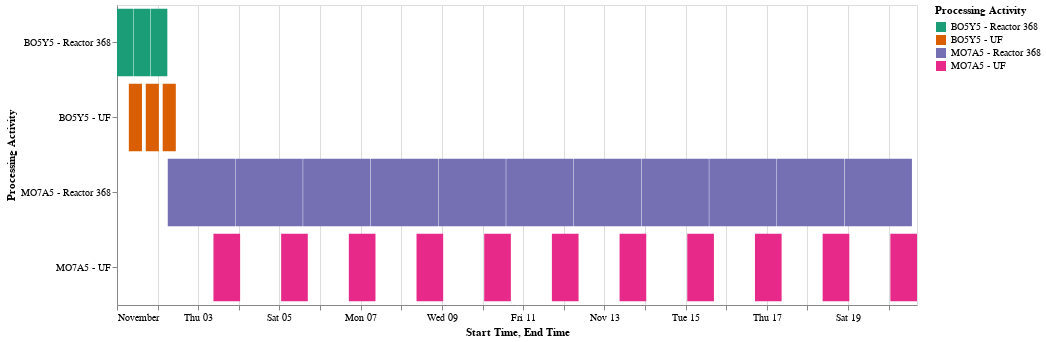

Notebook code cell kept with this figure:
### Code cell
from datetime import datetime, timedelta
start_time = datetime(2022, 11, 1)

import altair as alt
import datetime as dt
import pandas as pd


alt.renderers.enable('jupyterlab')

data = pd.DataFrame()
from_data = []
to_data = []
activity_data = []


for min_id, mach_vals in out.items():
    for mach_id, job_vals in mach_vals.items():
        for job_id, job_interval in job_vals.items():
            activity = f'{min_id} - {mach_id}'
            begin = start_time + timedelta(hours = job_interval[0])
            end = start_time + timedelta(hours = job_interval[1]-.25)
            from_data.append((begin))
            to_data.append((end))
            activity_data.append(activity)
            
data['Start Time'] = from_data
data['End Time'] = to_data
data['Processing Activity'] = activity_data


alt.Chart(data).mark_bar().encode(
    x='Start Time',
    x2='End Time',
    y='Processing Activity',
    color=alt.Color('Processing Activity', scale=alt.Scale(scheme='dark2'))
).properties(
    width=800,
    height=300
)

### Figure 1 — Vega-Lite specification as saved in the notebook (floating-point values rounded to 4 significant figures)
{"$schema": "https://vega.github.io/schema/vega-lite/v4.17.0.json", "config": {"view": {"continuousHeight": 300, "continuousWidth": 400}}, "data": {"name": "data-d2290058e101a531d8439a31fb2dbdf0"}, "datasets": {"data-d2290058e101a531d8439a31fb2dbdf0": [{"End Time": "2022-11-01T09:45:00", "Processing Activity": "BO5Y5 - Reactor 368", "Start Time": "2022-11-01T00:00:00"}, {"End Time": "2022-11-01T19:45:00", "Processing Activity": "BO5Y5 - Reactor 368", "Start Time": "2022-11-01T10:00:00"}, {"End Time": "2022-11-02T05:45:00", "Processing Activity": "BO5Y5 - Reactor 368", "Start Time": "2022-11-01T20:00:00"}, {"End Time": "2022-11-01T14:45:00", "Processing Activity": "BO5Y5 - UF", "Start Time": "2022-11-01T07:00:00"}, {"End Time": "2022-11-02T00:45:00", "Processing Activity": "BO5Y5 - UF", "Start Time": "2022-11-01T17:00:00"}, {"End Time": "2022-11-02T10:45:00", "Processing Activity": "BO5Y5 - UF", "Start Time": "2022-11-02T03:00:00"}, {"End Time": "2022-11-03T21:45:00", "Processing Activity": "MO7A5 - Reactor 368", "Start Time": "2022-11-02T06:00:00"}, {"End Time": "2022-11-05T13:45:00", "Processing Activity": "MO7A5 - Reactor 368", "Start Time": "2022-11-03T22:00:00"}, {"End Time": "2022-11-07T05:45:00", "Processing Activity": "MO7A5 - Reactor 368", "Start Time": "2022-11-05T14:00:00"}, {"End Time": "2022-11-08T21:45:00", "Processing Activity": "MO7A5 - Reactor 368", "Start Time": "2022-11-07T06:00:00"}, {"End Time": "2022-11-10T13:45:00", "Processing Activity": "MO7A5 - Reactor 368", "Start Time": "2022-11-08T22:00:00"}, {"End Time": "2022-11-12T05:45:00", "Processing Activity": "MO7A5 - Reactor 368", "Start Time": "2022-11-10T14:00:00"}, {"End Time": "2022-11-13T21:45:00", "Processing Activity": "MO7A5 - Reactor 368", "Start Time": "2022-11-12T06:00:00"}, {"End Time": "2022-11-15T13:45:00", "Processing Activity": "MO7A5 - Reactor 368", "Start Time": "2022-11-13T22:00:00"}, {"End Time": "2022-11-17T05:45:00", "Processing Activity": "MO7A5 - Reactor 368", "Start Time": "2022-11-15T14:00:00"}, {"End Time": "2022-11-18T21:45:00", "Processing Activity": "MO7A5 - Reactor 368", "Start Time": "2022-11-17T06:00:00"}, {"End Time": "2022-11-20T13:45:00", "Processing Activity": "MO7A5 - Reactor 368", "Start Time": "2022-11-18T22:00:00"}, {"End Time": "2022-11-04T00:45:00", "Processing Activity": "MO7A5 - UF", "Start Time": "2022-11-03T09:00:00"}, {"End Time": "2022-11-05T16:45:00", "Processing Activity": "MO7A5 - UF", "Start Time": "2022-11-05T01:00:00"}, {"End Time": "2022-11-07T08:45:00", "Processing Activity": "MO7A5 - UF", "Start Time": "2022-11-06T17:00:00"}, {"End Time": "2022-11-09T00:45:00", "Processing Activity": "MO7A5 - UF", "Start Time": "2022-11-08T09:00:00"}, {"End Time": "2022-11-10T16:45:00", "Processing Activity": "MO7A5 - UF", "Start Time": "2022-11-10T01:00:00"}, {"End Time": "2022-11-12T08:45:00", "Processing Activity": "MO7A5 - UF", "Start Time": "2022-11-11T17:00:00"}, {"End Time": "2022-11-14T00:45:00", "Processing Activity": "MO7A5 - UF", "Start Time": "2022-11-13T09:00:00"}, {"End Time": "2022-11-15T16:45:00", "Processing Activity": "MO7A5 - UF", "Start Time": "2022-11-15T01:00:00"}, {"End Time": "2022-11-17T08:45:00", "Processing Activity": "MO7A5 - UF", "Start Time": "2022-11-16T17:00:00"}, {"End Time": "2022-11-19T00:45:00", "Processing Activity": "MO7A5 - UF", "Start Time": "2022-11-18T09:00:00"}, {"End Time": "2022-11-20T16:45:00", "Processing Activity": "MO7A5 - UF", "Start Time": "2022-11-20T01:00:00"}]}, "encoding": {"color": {"field": "Processing Activity", "scale": {"scheme": "dark2"}, "type": "nominal"}, "x": {"field": "Start Time", "type": "temporal"}, "x2": {"field": "End Time"}, "y": {"field": "Processing Activity", "type": "nominal"}}, "height": 300, "mark": "bar", "width": 800}
